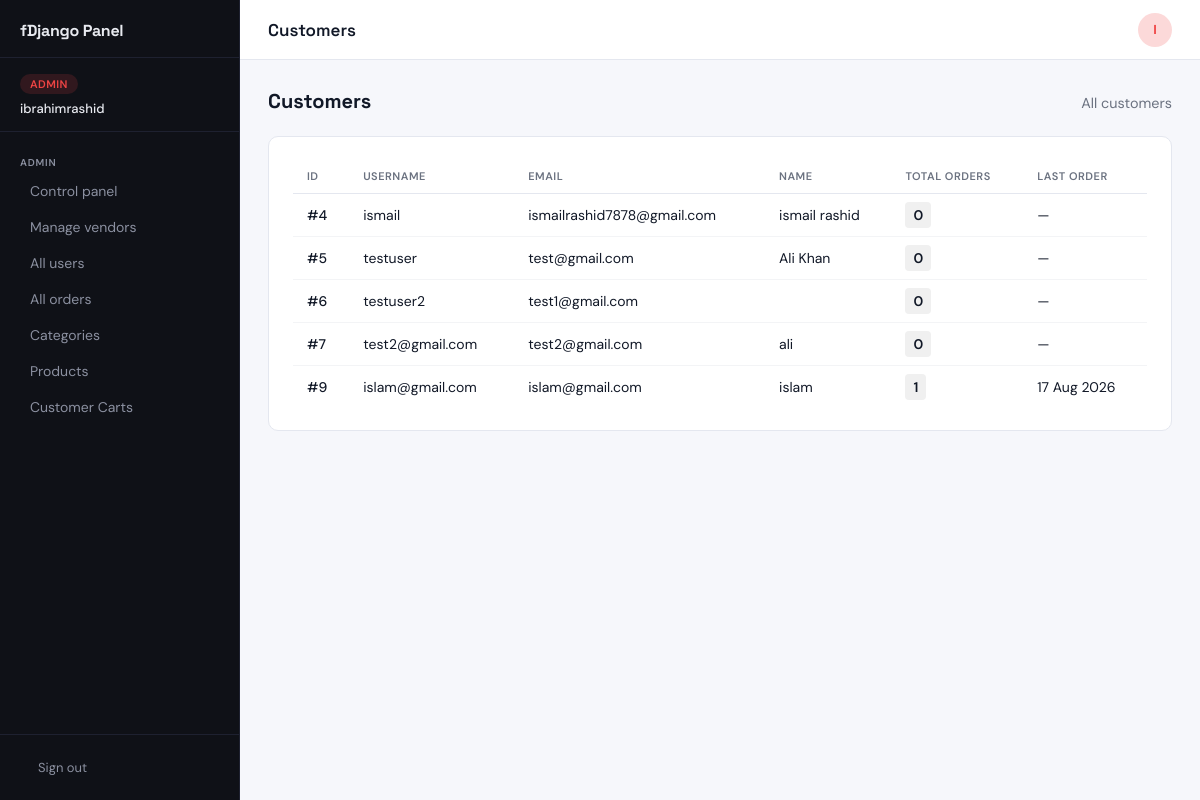
The page /panel/vendor/customers/ (signed in) on the database its author committed.
### app/models.py (models this page shows, shortened)
class CustomUser(AbstractBaseUser, PermissionsMixin):
    ROLE_CHOICES = [
        ('customer', 'Customer'),
        ('vendor',   'Vendor'),
        ('admin',    'Admin'),
    ]
    VENDOR_STATUS_CHOICES = [
        ('not_vendor', 'Not a Vendor'),
        ('pending', 'Pending Approval'),
        ('approved', 'Approved'),
        ('rejected', 'Rejected'),
        ('suspended', 'Suspended'),
    ]
    email      = models.EmailField(unique=True)
    username   = models.CharField(max_length=150, unique=True)
    first_name = models.CharField(max_length=30, blank=True)
    last_name  = models.CharField(max_length=30, blank=True)
    is_active  = models.BooleanField(default=True)
    is_staff   = models.BooleanField(default=False)
    role        = models.CharField(max_length=20, choices=ROLE_CHOICES, default='customer')
    is_approved = models.BooleanField(default=False)  # admin approves vendors (deprecated, use vendor_status)
    vendor_status = models.CharField(max_length=20, choices=VENDOR_STATUS_CHOICES, default='not_vendor')
    vendor_approved_at = models.DateTimeField(null=True, blank=True)
    vendor_approved_by = models.ForeignKey('self', null=True, blank=True, on_delete=models.SET_NULL, related_name='approved_vendors')
    vendor_rejection_reason = models.TextField(null=True, blank=True)
    vendor_suspended_at = models.DateTimeField(null=True, blank=True)
    objects = CustomUserManager()
    USERNAME_FIELD  = "email"
    REQUIRED_FIELDS = []

class Order(models.Model):
    status_choices = [
        ('pending', 'Pending'),
        ('Done', 'Done'),
        ('Cancelled', 'Cancelled'),
    ]
    user=models.ForeignKey(settings.AUTH_USER_MODEL, on_delete=models.CASCADE)
    first_name=models.CharField(max_length=50)
    last_name=models.CharField(max_length=50)
    email=models.EmailField()
    address=models.CharField(max_length=250)
    city=models.CharField(max_length=100)
    country=models.CharField(max_length=100,null=True,blank=True)
    zip_code=models.CharField(max_length=20)
    phone=models.CharField(max_length=20)
    total_amount=models.DecimalField(max_digits=10, decimal_places=2)
    created_at=models.DateTimeField(auto_now_add=True)
    status=models.CharField(max_length=20, choices=status_choices, default='pending')

### app/views.py (the view)
# urls.py: path('panel/vendor/customers/',                                views.vendor_customers,     name='vendor_customers'),
def vendor_customers(request):
    if not request.user.is_authenticated:
        return redirect('panel_login')
    if request.user.role == 'customer':
        return redirect('shop')
    if request.user.role == 'vendor':
        if request.user.vendor_status != 'approved':
            from django.contrib import messages as flash
            flash.error(request, 'You must be an approved vendor to access this page.')
            return redirect('panel_login')
        customers = User.objects.filter(
            order__vendor_orders__vendor=request.user,
            role='customer'  # Only actual customers
        ).distinct().prefetch_related(
            'order_set'  # For displaying their order info
        )
    else:
        customers = User.objects.filter(role='customer').prefetch_related('order_set')
    from django.core.paginator import Paginator
    paginator = Paginator(customers, 25)
    page_number = request.GET.get('page')
    page_obj = paginator.get_page(page_number)
    return render(request, 'custom_admin_templates/vendor_customers.html', {
        'page_obj': page_obj,
        'customers': page_obj.object_list,
    })

### app/views.py (called while the page is built)
def current_site_profile(request):
    site=get_current_site(request)
    site_profile=SiteProfile.objects.get(site=site)
    return {'site_profile': site_profile}

### templates/custom_admin_templates/vendor_customers.html (shortened to what this page needs)
{% extends 'custom_admin_templates/base.html' %}
{% load static %}
{% block page_title %}Customers{% endblock %}
{% block content %}
<div class="page-header">
  <h2>Customers</h2>
  {% if request.user.role == 'admin' %}
    <p style="color:var(--text-secondary); font-size:0.9rem; margin:4px 0 0 0;">All customers</p>
  {% else %}
    <p style="color:var(--text-secondary); font-size:0.9rem; margin:4px 0 0 0;">Customers who ordered from your store</p>
  {% endif %}
</div>
<div class="card">
  <div class="table-wrap">
    <table class="data-table">
      <thead>
        <tr>
          <th>ID</th>
          <th>Username</th>
          <th>Email</th>
          <th>Name</th>
          <th>Total Orders</th>
          <th>Last Order</th>
        </tr>
      </thead>
      <tbody>
        {% for customer in customers %}
        <tr>
          <td style="font-weight:500">#{{ customer.id }}</td>
          <td>{{ customer.username }}</td>
          <td>{{ customer.email }}</td>
          <td>{{ customer.first_name }} {{ customer.last_name }}</td>
          <td>
            <span style="background:#f0f0f0; padding:4px 8px; border-radius:4px; font-weight:600;">
              {{ customer.order_set.count }}
            </span>
          </td>
          <td>
            {% with last_order=customer.order_set.all|first %}
              {% if last_order %}
                {{ last_order.created_at|date:"d M Y" }}
              {% else %}
                —
              {% endif %}
            {% endwith %}
          </td>
        </tr>
        {% endfor %}
      </tbody>
    </table>
  </div>
</div>
{% endblock %}

### templates/custom_admin_templates/base.html (shortened to what this page needs)
{% load static %}
<!DOCTYPE html>
<html lang="en">
<head>
  <link rel="stylesheet" href="{% static 'custom_admin_templates/css/panel.css' %}"/>
</head>
<body class="role-{{ request.user.role|default:'guest' }}">
<aside class="sidebar" id="sidebar">
  <div class="sidebar-header">
    <div class="logo">
      <span class="logo-text">fDjango Panel</span>
    </div>
  </div>
  <div class="role-badge-wrap">
    <div class="role-badge role-badge--{{ request.user.role|default:'guest' }}">
      {% if request.user.role == 'admin' %}Admin
      {% elif request.user.role == 'vendor' %}Vendor
      {% else %}Customer{% endif %}
    </div>
    <p class="sidebar-username">{{ request.user.get_full_name|default:request.user.username }}</p>
  </div>
  <nav class="sidebar-nav" aria-label="Panel navigation">
    {% if request.user.role == 'admin' %}
    <div class="nav-section">
      <span class="nav-label">Admin</span>
      <a href="{% url 'admin_dashboard' %}" class="nav-link {% if request.resolver_match.url_name == 'admin_dashboard' %}active{% endif %}">
         Control panel
      </a>
      <a href="{% url 'manage_vendors' %}" class="nav-link {% if request.resolver_match.url_name == 'manage_vendors' %}active{% endif %}">
         Manage vendors
      </a>
      <a href="{% url 'manage_users' %}" class="nav-link {% if request.resolver_match.url_name == 'manage_users' %}active{% endif %}">
         All users
      </a>
      <a href="{% url 'all_orders' %}" class="nav-link {% if request.resolver_match.url_name == 'all_orders' %}active{% endif %}">
         All orders
      </a>
      <a href="{% url 'manage_categories' %}" class="nav-link ">
         Categories
      </a>
      <a href="{% url 'my_products' %}" class="nav-link {% if request.resolver_match.url_name == 'my_products' %}active{% endif %}">
         Products
      </a>
      <a href="{% url 'view_carts' %}" class="nav-link {% if request.resolver_match.url_name == 'view_carts' %}active{% endif %}">
         Customer Carts
      </a>
    </div>
    {% endif %}
  </nav>
  <div class="sidebar-footer">
    <form method="post" action="{% url 'panel_logout' %}">
      <button type="submit" class="logout-btn">
         Sign out
      </button>
    </form>
  </div>
</aside>
<div class="layout-wrap">
  <header class="topbar">
    <h1 class="page-title">{% block page_title %}Dashboard{% endblock %}</h1>
    <div class="topbar-right">
      <span class="topbar-avatar">{{ request.user.username|first|upper }}</span>
    </div>
  </header>
  <main class="main-content">
    {% block content %}{% endblock %}
  </main>
</div>
</body>
</html>

### static/custom_admin_templates/css/panel.css (style rules this page uses)
:root { --sidebar-w: 240px; --topbar-h: 60px; --sb-bg: #0f1117; --sb-border: #1e2130; --sb-text: #8b90a0; --sb-text-hi: #e8eaf0; --sb-hover: #1a1e2e; --sb-active: #1e2540; --accent-customer: #3b82f6; --accent-vendor: #f59e0b; --accent-admin: #ef4444; --accent: var(--accent-customer); --main-bg: #f6f7fb; --card-bg: #ffffff; --card-border: #e4e7ef; --text-primary: #111827; --text-secondary: #6b7280; --radius: 10px; --radius-sm: 6px; font-family: 'DM Sans', sans-serif; }
body.role-admin { --accent: var(--accent-admin); }
*, *::before, *::after { box-sizing: border-box; margin: 0; padding: 0; }
a { text-decoration: none; color: inherit; }
button { cursor: pointer; border: none; background: none; font: inherit; }
body { display: flex; min-height: 100vh; background: var(--main-bg); color: var(--text-primary); }
.sidebar { position: fixed; top: 0; left: 0; width: var(--sidebar-w); height: 100vh; background: var(--sb-bg); border-right: 1px solid var(--sb-border); display: flex; flex-direction: column; z-index: 200; transition: transform .25s ease; }
.sidebar-header { display: flex; align-items: center; justify-content: space-between; padding: 20px 20px 16px; border-bottom: 1px solid var(--sb-border); }
.logo { display: flex; align-items: center; gap: 8px; }
.logo-text { font-family: 'Space Grotesk', sans-serif; font-size: 16px; font-weight: 700; color: var(--sb-text-hi); letter-spacing: -.3px; }
.role-badge-wrap { padding: 14px 20px; border-bottom: 1px solid var(--sb-border); }
.role-badge { display: inline-block; font-size: 11px; font-weight: 600; letter-spacing: .4px; text-transform: uppercase; padding: 3px 10px; border-radius: 20px; background: color-mix(in srgb, var(--accent) 15%, transparent); color: var(--accent); margin-bottom: 6px; }
.sidebar-username { font-size: 13px; color: var(--sb-text-hi); font-weight: 500; white-space: nowrap; overflow: hidden; text-overflow: ellipsis; }
.sidebar-nav { flex: 1; overflow-y: auto; padding: 8px 0; scrollbar-width: thin; scrollbar-color: var(--sb-border) transparent; }
.nav-section { padding: 8px 0; border-bottom: 1px solid var(--sb-border); }
.nav-section:last-child { border-bottom: none; }
.nav-label { display: block; font-size: 10px; font-weight: 600; letter-spacing: .8px; text-transform: uppercase; color: var(--sb-text); padding: 8px 20px 4px; }
.nav-link { display: flex; align-items: center; gap: 10px; padding: 9px 20px; font-size: 14px; color: var(--sb-text); border-radius: 0; transition: background .15s, color .15s; position: relative; }
.sidebar-footer { padding: 14px 16px; border-top: 1px solid var(--sb-border); }
.logout-btn { display: flex; align-items: center; gap: 8px; width: 100%; padding: 10px 14px; font-size: 13px; color: var(--sb-text); border-radius: var(--radius-sm); transition: background .15s, color .15s; }
.layout-wrap { margin-left: var(--sidebar-w); flex: 1; min-width: 0; display: flex; flex-direction: column; min-height: 100vh; }
.topbar { position: sticky; top: 0; z-index: 100; height: var(--topbar-h); background: var(--card-bg); border-bottom: 1px solid var(--card-border); display: flex; align-items: center; gap: 16px; padding: 0 28px; }
.page-title { font-family: 'Space Grotesk', sans-serif; font-size: 17px; font-weight: 600; color: var(--text-primary); flex: 1; }
.topbar-right { display: flex; align-items: center; gap: 12px; }
.topbar-avatar { width: 34px; height: 34px; border-radius: 50%; background: color-mix(in srgb, var(--accent) 20%, transparent); color: var(--accent); font-size: 13px; font-weight: 700; display: flex; align-items: center; justify-content: center; }
.main-content { flex: 1; padding: 28px; }
.card { background: var(--card-bg); border: 1px solid var(--card-border); border-radius: var(--radius); padding: 22px 24px; }
.table-wrap { overflow-x: auto; }
.data-table { width: 100%; border-collapse: collapse; font-size: 14px; }
.data-table th { text-align: left; font-size: 11px; font-weight: 600; letter-spacing: .5px; text-transform: uppercase; color: var(--text-secondary); border-bottom: 1px solid var(--card-border); padding: 10px 14px; }
.data-table td { padding: 12px 14px; border-bottom: 1px solid #f3f4f6; color: var(--text-primary); vertical-align: middle; }
.data-table tr:last-child td { border-bottom: none; }
.page-header { display: flex; align-items: center; justify-content: space-between; margin-bottom: 22px; }
.page-header h2 { font-family: 'Space Grotesk', sans-serif; font-size: 20px; font-weight: 700; }

### rows shown on the page
CustomUser: user.get_full_name "ibrahimrashid", user.username|first "I"
CustomUser: id "4", username "ismail", email "ismailrashid7878@gmail.com", first_name "ismail", last_name "rashid", order_set.count "0"
CustomUser: id "5", username "testuser", email "test@gmail.com", first_name "Ali", last_name "Khan", order_set.count "0"
CustomUser: id "6", username "testuser2", email "test1@gmail.com", order_set.count "0"
CustomUser: id "7", username "test2@gmail.com", email "test2@gmail.com", first_name "ali", order_set.count "0"
CustomUser: id "9", username "islam@gmail.com", email "islam@gmail.com", first_name "islam", order_set.count "1", order_set.created_at "17 Aug 2026"
